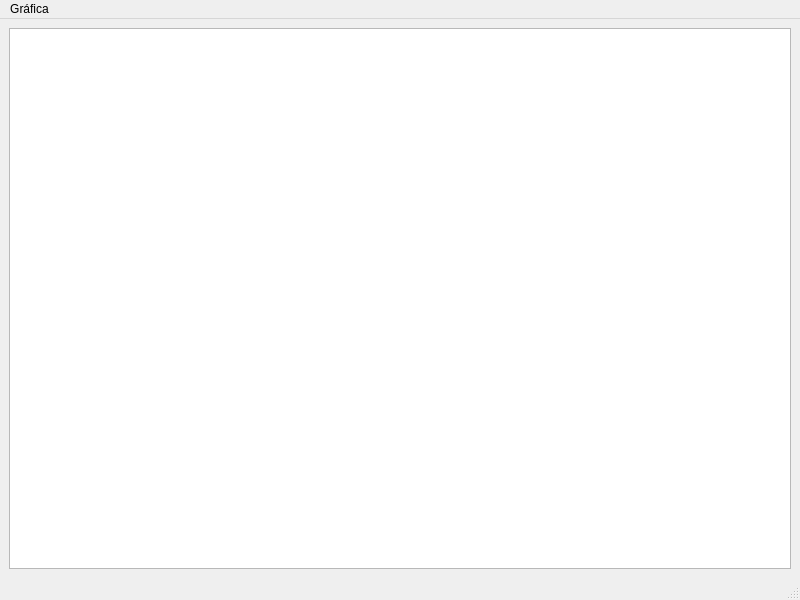
<?xml version="1.0" encoding="UTF-8"?>
<ui version="4.0">
 <class>graficaUI</class>
 <widget class="QMainWindow" name="graficaUI">
  <property name="geometry">
   <rect>
    <x>0</x>
    <y>0</y>
    <width>800</width>
    <height>600</height>
   </rect>
  </property>
  <property name="windowTitle">
   <string>Gráfica</string>
  </property>
  <widget class="QWidget" name="centralwidget">
   <layout class="QVBoxLayout" name="verticalLayout">
    <item>
     <widget class="QChartView" name="graphicsView"/>
    </item>
   </layout>
  </widget>
  <widget class="QMenuBar" name="menubar">
   <property name="geometry">
    <rect>
     <x>0</x>
     <y>0</y>
     <width>800</width>
     <height>24</height>
    </rect>
   </property>
   <widget class="QMenu" name="menuGr_fica">
    <property name="title">
     <string>Gráfica</string>
    </property>
    <addaction name="actionGuardar"/>
    <addaction name="actionCopiar_al_portapapeles"/>
    <addaction name="actionCerrar"/>
   </widget>
   <addaction name="menuGr_fica"/>
  </widget>
  <widget class="QStatusBar" name="statusbar"/>
  <action name="actionGuardar">
   <property name="text">
    <string>Guardar</string>
   </property>
   <property name="shortcut">
    <string>Ctrl+S</string>
   </property>
  </action>
  <action name="actionCopiar_al_portapapeles">
   <property name="text">
    <string>Copiar al portapapeles</string>
   </property>
   <property name="shortcut">
    <string>Ctrl+C</string>
   </property>
  </action>
  <action name="actionCerrar">
   <property name="text">
    <string>Cerrar</string>
   </property>
   <property name="shortcut">
    <string>Ctrl+W</string>
   </property>
  </action>
 </widget>
 <customwidgets>
  <customwidget>
   <class>QChartView</class>
   <extends>QGraphicsView</extends>
   <header>QtCharts</header>
  </customwidget>
 </customwidgets>
 <resources/>
 <connections/>
</ui>
